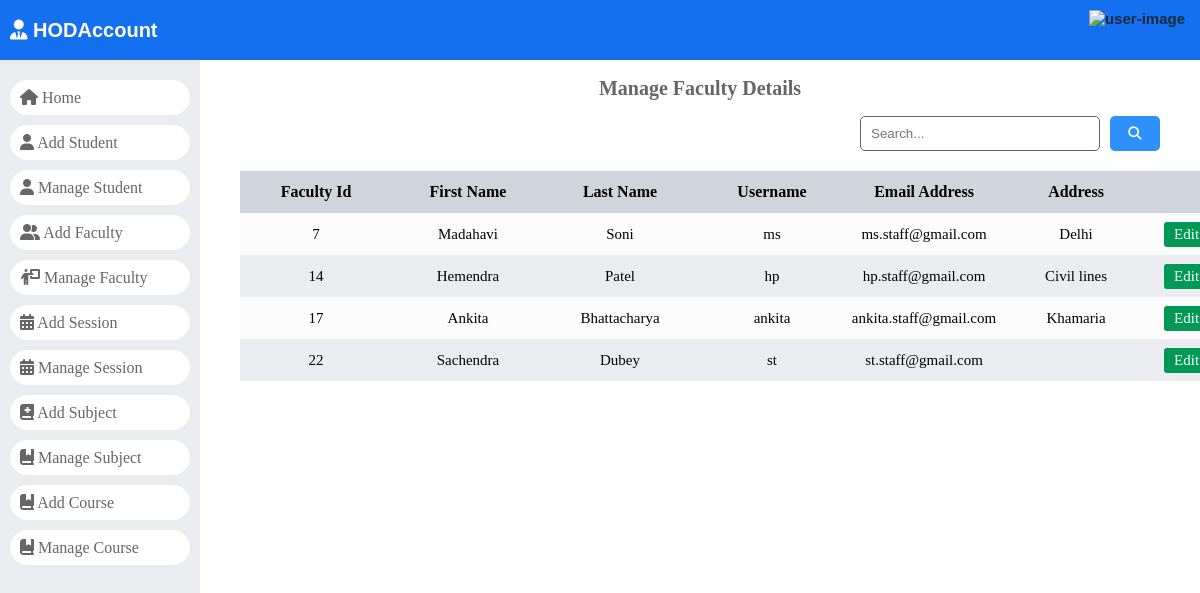
Page /manage_staff/ on the earlier database version.
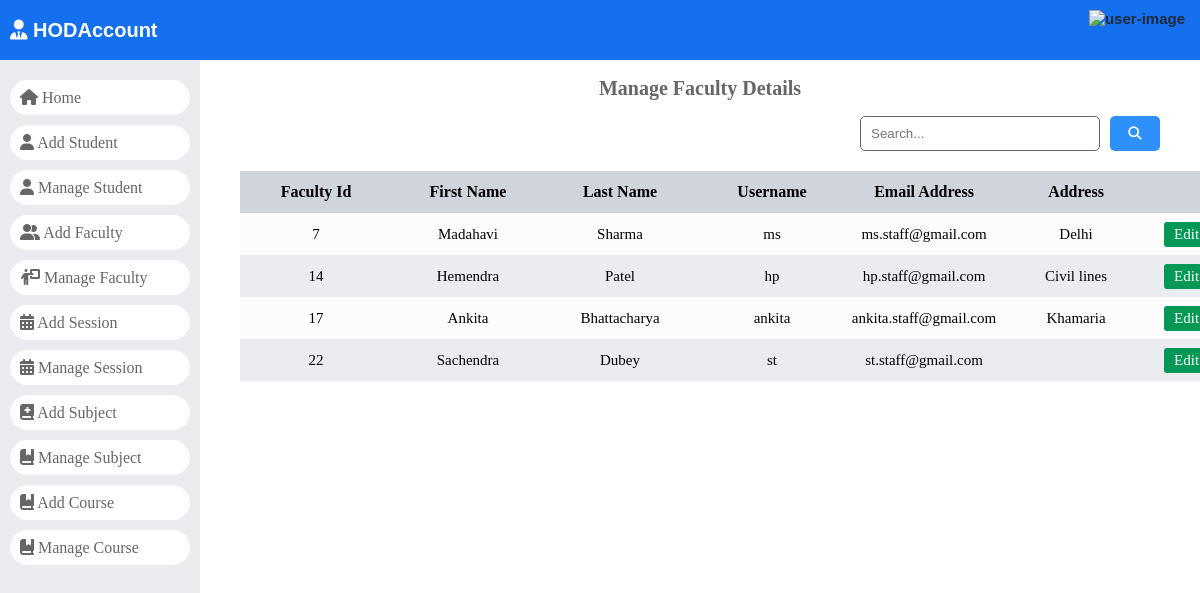
Same page on the later database version.
### dashboard/models.py (models this page shows)
class Staffs(models.Model):
	id = models.AutoField(primary_key=True)
	admin = models.OneToOneField(CustomUser, on_delete = models.CASCADE)
	address = models.TextField()
	created_at = models.DateTimeField(auto_now_add=True)
	updated_at = models.DateTimeField(auto_now=True)
	objects = models.Manager()

class CustomUser(AbstractUser):
	HOD = '1'
	STAFF = '2'
	STUDENT = '3'
	EMAIL_TO_USER_TYPE_MAP = {
		'hod': HOD,
		'staff': STAFF,
		'student': STUDENT
	}
	user_type_data = ((HOD, "HOD"), (STAFF, "Staff"), (STUDENT, "Student"))
	user_type = models.CharField(default=1, choices=user_type_data, max_length=10)

### dashboard/HodViews.py (the view)
# urls.py: path('manage_staff/', HodViews.manage_staff, name="manage_staff"),
def manage_staff(request):
    staffs = Staffs.objects.all()
    context = {
        "staffs": staffs
    }
    return render(request, "Hod Page/manage_faculty.html", context)

### dashboard/templates/Hod Page/manage_faculty.html (shortened to what this page needs)
{% load static %}
<!DOCTYPE html>
<html lang="en">
<head>
    <link rel="stylesheet" href="https://cdnjs.cloudflare.com/ajax/libs/font-awesome/6.5.1/css/all.min.css"
 />
    <link rel="stylesheet" href="{% static 'style.css' %}">
</head>
<body>
    <header>
        <div>
            <a href="/">
                <div class="logo">
                    <i class="fa-solid fa-user-tie"></i>
                    HODAccount
                </div>
            </a>
        </div>
        {% include '../headerUser.html' %}
    </header>
    <div id="main">
        {% include './navigation.html' %}
        <div id="student_record">
            <div class="page-title">
                <h2>Manage Faculty Details</h2>
            </div>
            <div id="search-bar">
                <form action="" method="GET" class="search-form" data-search-record="#faculty-data">
                    <input type="search" name="search" id="search" placeholder="Search...">
                    <button type="submit">
                        <i class="fa-solid fa-magnifying-glass"></i>
                    </button>
                </form>
            </div>
            <div id="expese-record" class="record">
                <table>
                    <thead>
                        <tr>
                            <th>Faculty Id</th>
                            <th>First Name</th>
                            <th>Last Name</th>
                            <th>Username</th>
                            <th>Email Address</th>
                            <th>Address</th>
                            <th>Action</th>
                        </tr>
                    </thead>
                    <tbody id="faculty-data">
                        {% for staff in staffs %}
                        <tr>
                            <td>{{ staff.admin.id }}</td>
                            <td>{{ staff.admin.first_name }}</td>
                            <td>{{ staff.admin.last_name }}</td>
                            <td>{{ staff.admin.username }}</td>
                            <td>{{ staff.admin.email }}</td>
                            <td>{{ staff.address }}</td>
                            <td class="action">
                                <a href="{% url 'edit_staff' staff.admin.id %}" class="edit btn">
                                    Edit</a>
                            </td>
                        </tr>
                        {% endfor %}
                    </tbody>
                </table>
            </div>
        </div>
    </div>
</body>
</html>

Differences in the rows shown:
changed Staffs "Delhi": admin.last_name "Soni" → "Sharma"
